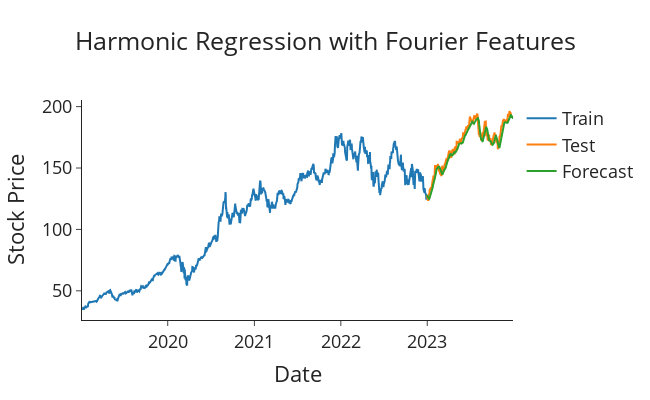

Notebook cell for this chart:
### Code cell
plot_forecasts(fcst_lstm, 'Harmonic Regression with Fourier Features')

### Figure 1 — Plotly figure (JSON) as saved in the notebook; plotly's stock layout.template omitted (floating-point values rounded to 4 significant figures; data arrays with more than 128 entries replaced by an {"elided": "..."} marker saying what was removed)
{"data": [{"name": "Train", "type": "scatter", "x": {"elided": "1005 str values"}, "y": {"elided": "1005 float values"}}, {"name": "Test", "type": "scatter", "x": {"elided": "251 str values"}, "y": {"elided": "251 float values"}}, {"name": "Forecast", "type": "scatter", "x": {"elided": "251 str values"}, "y": {"elided": "251 float values"}}], "layout": {"font": {"size": 18}, "height": 400, "title": {"text": "Harmonic Regression with Fourier Features", "x": 0.5}, "width": 650, "xaxis": {"title": {"text": "Date"}}, "yaxis": {"title": {"text": "Stock Price"}}}}
